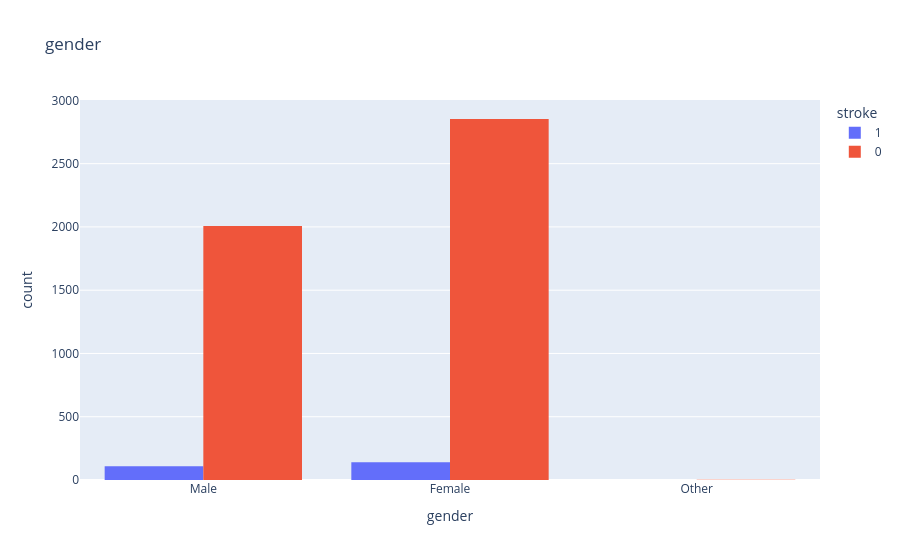
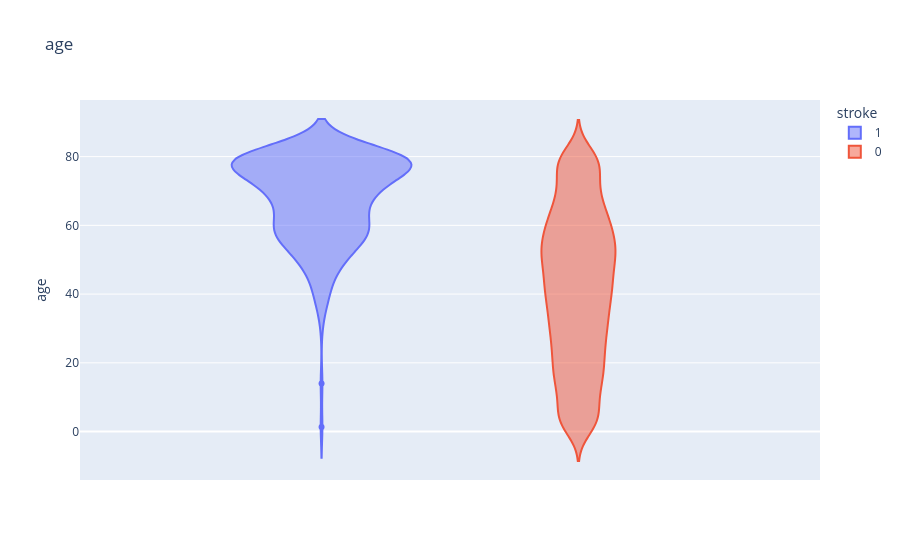
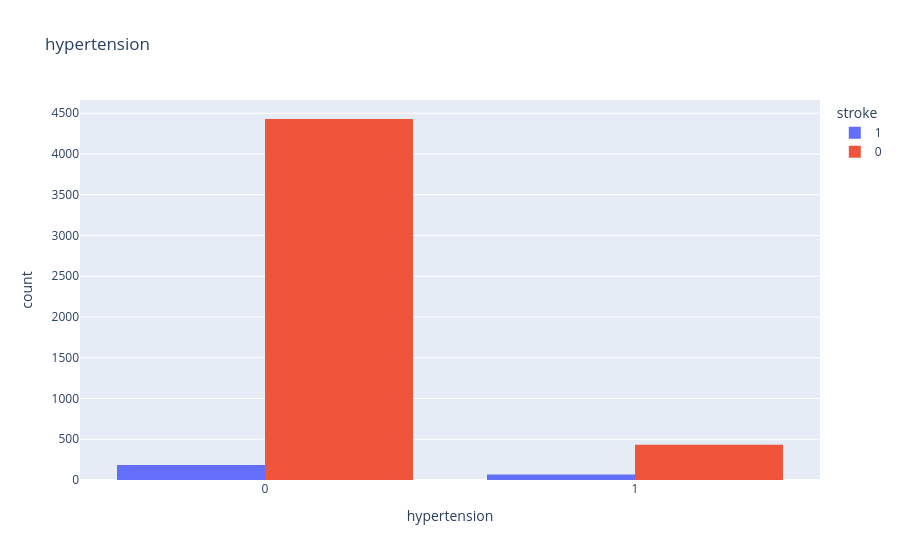
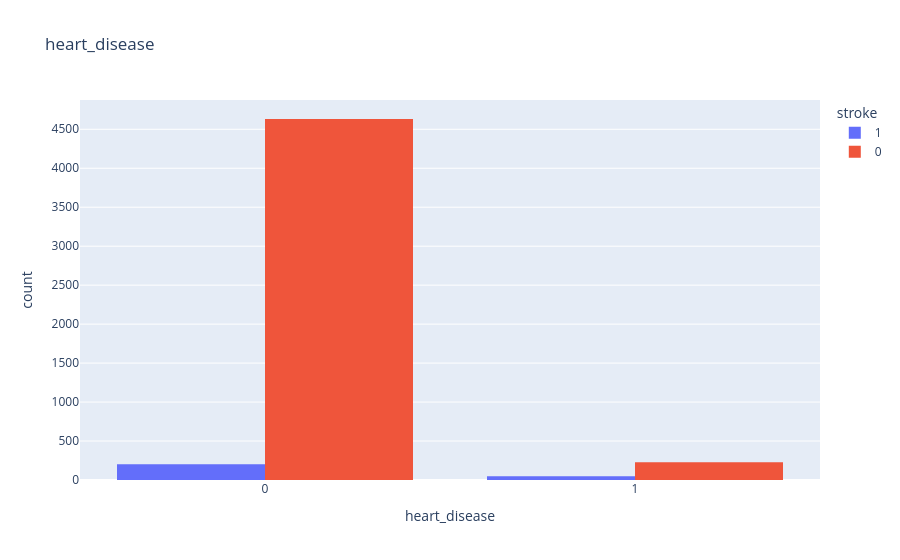

Source (notebook cell) for these figures, in order:
### Markdown cell above
We could also choose to color the plot by the outcome variable, stroke, so we get two plots for the two different outcomes.

### Code cell
# for loop to iterate through all the columns
for col_name in data.columns: 
    # the id column is not necessary to plot since it is all unique values per row
    if col_name == "id" or col_name == 'stroke':
        # the continue statement will skip the iteration and go to the next column 
        continue 
    # by using the dtype method we can check the type of the column. If it is numeric, do a violin plot
    elif data[col_name].dtype == 'int64' or data[col_name].dtype == 'float64': 
        # make two violin plots, one for stroke == 0 and one for stroke == 1
        fig = px.violin(data, y=col_name, title = col_name, 
                        color = 'stroke')
        fig.show()
    else:
        # make a histogram plot. Also, add a title with the name of the variable and separate by stroke
        # we may want to add histnorm = probability to be able to compare proportions between stroke and non-stroke
        fig = px.histogram(data, x=col_name, title = col_name, color = 'stroke', barmode = 'group')
        fig.show()

### Figure 1 — Plotly figure (JSON) as saved in the notebook; plotly's stock layout.template omitted (floating-point values rounded to 4 significant figures; data arrays with more than 128 entries replaced by an {"elided": "..."} marker saying what was removed)
{"data": [{"alignmentgroup": "True", "bingroup": "x", "hovertemplate": "stroke=1<br>gender=%{x}<br>count=%{y}<extra></extra>", "legendgroup": "1", "marker": {"color": "#636efa", "pattern": {"shape": ""}}, "name": "1", "offsetgroup": "1", "orientation": "v", "showlegend": true, "type": "histogram", "x": {"elided": "249 str values"}, "xaxis": "x", "yaxis": "y"}, {"alignmentgroup": "True", "bingroup": "x", "hovertemplate": "stroke=0<br>gender=%{x}<br>count=%{y}<extra></extra>", "legendgroup": "0", "marker": {"color": "#EF553B", "pattern": {"shape": ""}}, "name": "0", "offsetgroup": "0", "orientation": "v", "showlegend": true, "type": "histogram", "x": {"elided": "4861 str values"}, "xaxis": "x", "yaxis": "y"}], "layout": {"barmode": "group", "legend": {"title": {"text": "stroke"}, "tracegroupgap": 0}, "title": {"text": "gender"}, "xaxis": {"anchor": "y", "domain": [0, 1], "title": {"text": "gender"}}, "yaxis": {"anchor": "x", "domain": [0, 1], "title": {"text": "count"}}}}

### Figure 2 — Plotly figure (JSON) as saved in the notebook; plotly's stock layout.template omitted (floating-point values rounded to 4 significant figures; data arrays with more than 128 entries replaced by an {"elided": "..."} marker saying what was removed)
{"data": [{"alignmentgroup": "True", "box": {"visible": false}, "hovertemplate": "stroke=1<br>age=%{y}<extra></extra>", "legendgroup": "1", "marker": {"color": "#636efa"}, "name": "1", "offsetgroup": "1", "orientation": "v", "scalegroup": "True", "showlegend": true, "type": "violin", "x0": " ", "xaxis": "x", "y": {"elided": "249 float values"}, "y0": " ", "yaxis": "y"}, {"alignmentgroup": "True", "box": {"visible": false}, "hovertemplate": "stroke=0<br>age=%{y}<extra></extra>", "legendgroup": "0", "marker": {"color": "#EF553B"}, "name": "0", "offsetgroup": "0", "orientation": "v", "scalegroup": "True", "showlegend": true, "type": "violin", "x0": " ", "xaxis": "x", "y": {"elided": "4861 float values"}, "y0": " ", "yaxis": "y"}], "layout": {"legend": {"title": {"text": "stroke"}, "tracegroupgap": 0}, "title": {"text": "age"}, "violinmode": "group", "xaxis": {"anchor": "y", "domain": [0, 1]}, "yaxis": {"anchor": "x", "domain": [0, 1], "title": {"text": "age"}}}}

### Figure 3 — Plotly figure (JSON) as saved in the notebook; plotly's stock layout.template omitted (floating-point values rounded to 4 significant figures; data arrays with more than 128 entries replaced by an {"elided": "..."} marker saying what was removed)
{"data": [{"alignmentgroup": "True", "bingroup": "x", "hovertemplate": "stroke=1<br>hypertension=%{x}<br>count=%{y}<extra></extra>", "legendgroup": "1", "marker": {"color": "#636efa", "pattern": {"shape": ""}}, "name": "1", "offsetgroup": "1", "orientation": "v", "showlegend": true, "type": "histogram", "x": {"elided": "249 int values"}, "xaxis": "x", "yaxis": "y"}, {"alignmentgroup": "True", "bingroup": "x", "hovertemplate": "stroke=0<br>hypertension=%{x}<br>count=%{y}<extra></extra>", "legendgroup": "0", "marker": {"color": "#EF553B", "pattern": {"shape": ""}}, "name": "0", "offsetgroup": "0", "orientation": "v", "showlegend": true, "type": "histogram", "x": {"elided": "4861 int values"}, "xaxis": "x", "yaxis": "y"}], "layout": {"barmode": "group", "legend": {"title": {"text": "stroke"}, "tracegroupgap": 0}, "title": {"text": "hypertension"}, "xaxis": {"anchor": "y", "domain": [0, 1], "title": {"text": "hypertension"}}, "yaxis": {"anchor": "x", "domain": [0, 1], "title": {"text": "count"}}}}

### Figure 4 — Plotly figure (JSON) as saved in the notebook; plotly's stock layout.template omitted (floating-point values rounded to 4 significant figures; data arrays with more than 128 entries replaced by an {"elided": "..."} marker saying what was removed)
{"data": [{"alignmentgroup": "True", "bingroup": "x", "hovertemplate": "stroke=1<br>heart_disease=%{x}<br>count=%{y}<extra></extra>", "legendgroup": "1", "marker": {"color": "#636efa", "pattern": {"shape": ""}}, "name": "1", "offsetgroup": "1", "orientation": "v", "showlegend": true, "type": "histogram", "x": {"elided": "249 int values"}, "xaxis": "x", "yaxis": "y"}, {"alignmentgroup": "True", "bingroup": "x", "hovertemplate": "stroke=0<br>heart_disease=%{x}<br>count=%{y}<extra></extra>", "legendgroup": "0", "marker": {"color": "#EF553B", "pattern": {"shape": ""}}, "name": "0", "offsetgroup": "0", "orientation": "v", "showlegend": true, "type": "histogram", "x": {"elided": "4861 int values"}, "xaxis": "x", "yaxis": "y"}], "layout": {"barmode": "group", "legend": {"title": {"text": "stroke"}, "tracegroupgap": 0}, "title": {"text": "heart_disease"}, "xaxis": {"anchor": "y", "domain": [0, 1], "title": {"text": "heart_disease"}}, "yaxis": {"anchor": "x", "domain": [0, 1], "title": {"text": "count"}}}}
